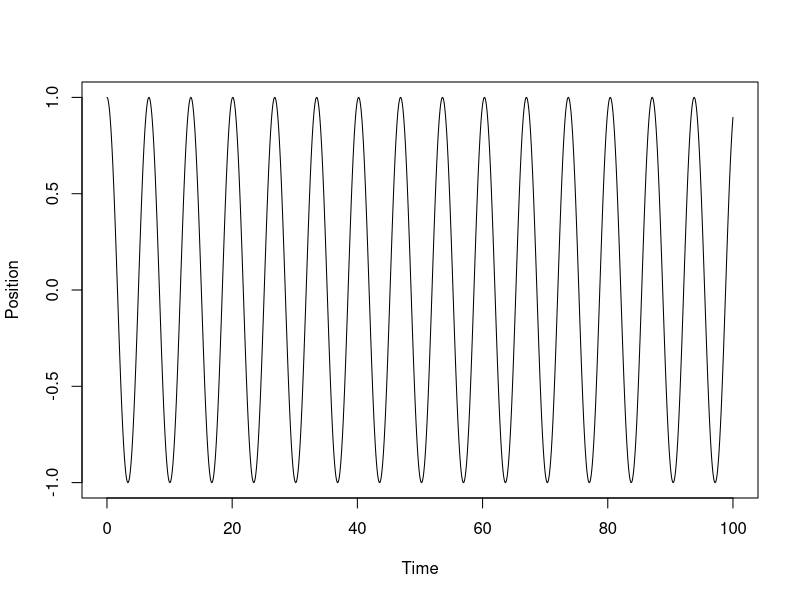

Write R code to recreate this figure.
# Code to simulate a pendulum.

state = c(position=1, velocity=0)
dt = 0.01

time = 100
steps = floor(time/dt)
keep = numeric(steps)
for(i in 1:steps)
{
    state["position"] = state["position"] + 0.5*dt*state["velocity"]
    accel = -sin(state["position"])
    state["velocity"] = state["velocity"] + dt*accel
    state["position"] = state["position"] + 0.5*dt*state["velocity"]

    keep[i] = state["position"]
}

pdf("plot.pdf")
plot((1:steps)*dt, keep, type="l", xlab="Time", ylab="Position")
dev.off()
